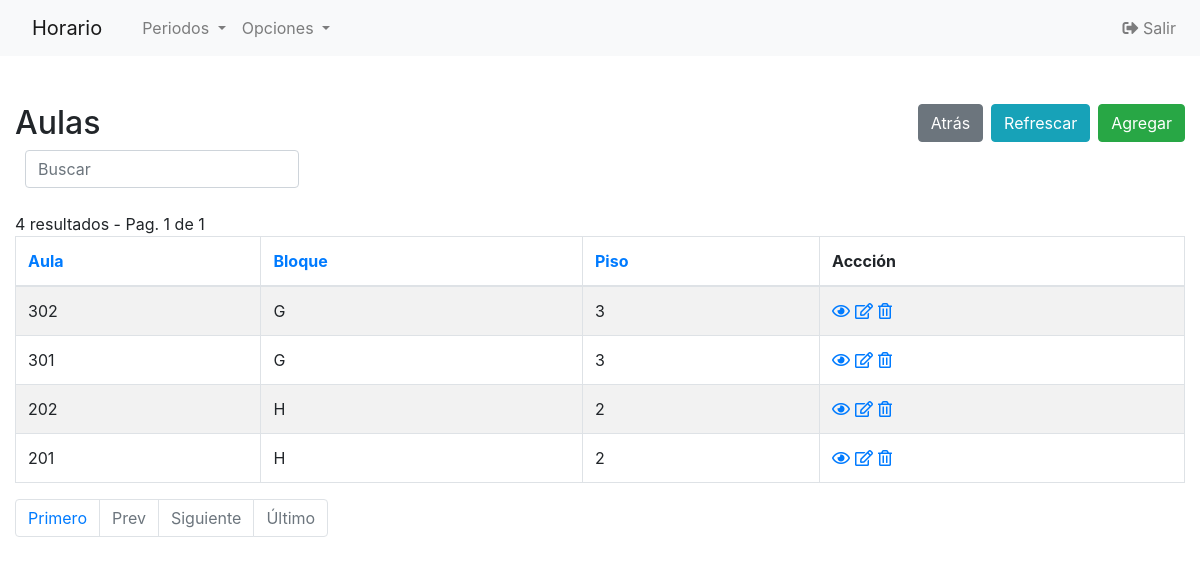
The app's page /Codigo/php/aulas-index.php (signed in) with its own data.
### tables this page shows
CREATE TABLE `aulas` (
  `ID_aula` int(11) NOT NULL,
  `codigo` varchar(4) DEFAULT NULL,
  `bloque` varchar(1) DEFAULT NULL,
  `piso` int(1) DEFAULT NULL
);

### Codigo/php/config.php (called while the page is built, shortened)
<?php
$no_of_records_per_page = 10;
?>

### Codigo/php/aulas-index.php (the view, shortened to what this page needs)
<!DOCTYPE html>
<html lang="en">
<head>
    <link rel="stylesheet" href="https://stackpath.bootstrapcdn.com/bootstrap/4.5.0/css/bootstrap.min.css">
</head>
<?php require_once('navbar.php'); ?>
<body>
    <section class="pt-5">
        <div class="container-fluid">
            <div class="row">
                <div class="col-md-12">
                    <div class="page-header clearfix">
                        <h2 class="float-left">Aulas</h2>
                        <a href="aulas-create.php" class="btn btn-success float-right">Agregar</a>
                        <a href="aulas-index.php" class="btn btn-info float-right mr-2">Refrescar</a>
                        <a href="index1.php" class="btn btn-secondary float-right mr-2">Atrás</a>
                    </div>
                    <div class="form-row">
                        <form action="aulas-index.php" method="get">
                        <div class="col">
                          <input type="text" class="form-control" placeholder="Buscar" name="search">
                        </div>
                    </div>
                    <br>
                    <?php
                    require_once "config.php";
                    $domain   = $_SERVER['HTTP_HOST'];
                    $script   = $_SERVER['SCRIPT_NAME'];
                    $parameters   = $_GET ? $_SERVER['QUERY_STRING'] : "" ;
                    $protocol=($_SERVER['HTTPS'] == "on" ? "https" : "http");
                    $currenturl = $protocol . '://' . $domain. $script . '?' . $parameters;
                    if (isset($_GET['pageno'])) {
                        $pageno = $_GET['pageno'];
                    } else {
                        $pageno = 1;
                    }
                    $offset = ($pageno-1) * $no_of_records_per_page;
                    $total_pages_sql = "SELECT COUNT(*) FROM aulas";
                    $result = mysqli_query($link,$total_pages_sql);
                    $total_rows = mysqli_fetch_array($result)[0];
                    $total_pages = ceil($total_rows / $no_of_records_per_page);
                    $order = 'ID_aula';
                    $sortBy = array('asc', 'desc'); $sort = 'desc';
                    $sql = "SELECT * FROM aulas ORDER BY $order $sort LIMIT $offset, $no_of_records_per_page";
                    $count_pages = "SELECT * FROM aulas";
                    if(!empty($_GET['search'])) {
                        $search = ($_GET['search']);
                        $sql = "SELECT * FROM aulas
                            WHERE CONCAT_WS (codigo,bloque,piso)
                            LIKE '%$search%'
                            ORDER BY $order $sort
                            LIMIT $offset, $no_of_records_per_page";
                        $count_pages = "SELECT * FROM aulas
                            WHERE CONCAT_WS (codigo,bloque,piso)
                            LIKE '%$search%'
                            ORDER BY $order $sort";
                    }
                    else {
                        $search = "";
                    }
                    if($result = mysqli_query($link, $sql)){
                        if(mysqli_num_rows($result) > 0){
                            if ($result_count = mysqli_query($link, $count_pages)) {
                               $total_pages = ceil(mysqli_num_rows($result_count) / $no_of_records_per_page);
                           }
                            $number_of_results = mysqli_num_rows($result_count);
                            echo " " . $number_of_results . " resultados - Pag. " . $pageno . " de " . $total_pages;
                            echo "<table class='table table-bordered table-striped'>";
                                echo "<thead>";
                                    echo "<tr>";
                                        echo "<th><a href=?search=$search&sort=&order=codigo&sort=$sort>Aula</th>";
										echo "<th><a href=?search=$search&sort=&order=bloque&sort=$sort>Bloque</th>";
										echo "<th><a href=?search=$search&sort=&order=piso&sort=$sort>Piso</th>";
                                        echo "<th>Accción</th>";
                                    echo "</tr>";
                                echo "</thead>";
                                echo "<tbody>";
                                while($row = mysqli_fetch_array($result)){
                                    echo "<tr>";
                                    echo "<td>" . htmlspecialchars($row['codigo']) . "</td>";echo "<td>" . htmlspecialchars($row['bloque']) . "</td>";echo "<td>" . htmlspecialchars($row['piso']) . "</td>";
                                        echo "<td>";
                                            echo "<a href='aulas-read.php?ID_aula=". $row['ID_aula'] ."' title='View Record' data-toggle='tooltip'><i class='far fa-eye'></i></a>";
                                            echo "<a href='aulas-update.php?ID_aula=". $row['ID_aula'] ."' title='Update Record' data-toggle='tooltip'><i class='far fa-edit'></i></a>";
                                            echo "<a href='aulas-delete.php?ID_aula=". $row['ID_aula'] ."' title='Delete Record' data-toggle='tooltip'><i class='far fa-trash-alt'></i></a>";
                                        echo "</td>";
                                    echo "</tr>";
                                }
                                echo "</tbody>";
                            echo "</table>";
?>
                                <ul class="pagination" align-right>
                                <?php
                                    $new_url = preg_replace('/&?pageno=[^&]*/', '', $currenturl);
                                 ?>
                                    <li class="page-item"><a class="page-link" href="<?php echo $new_url .'&pageno=1' ?>">Primero</a></li>
                                    <li class="page-item <?php if($pageno <= 1){ echo 'disabled'; } ?>">
                                        <a class="page-link" href="<?php if($pageno <= 1){ echo '#'; } else { echo $new_url ."&pageno=".($pageno - 1); } ?>">Prev</a>
                                    </li>
                                    <li class="page-item <?php if($pageno >= $total_pages){ echo 'disabled'; } ?>">
                                        <a class="page-link" href="<?php if($pageno >= $total_pages){ echo '#'; } else { echo $new_url . "&pageno=".($pageno + 1); } ?>">Siguiente</a>
                                    </li>
                                    <li class="page-item <?php if($pageno >= $total_pages){ echo 'disabled'; } ?>">
                                        <a class="page-item"><a class="page-link" href="<?php echo $new_url .'&pageno=' . $total_pages; ?>">Último</a>
                                    </li>
                                </ul>
<?php
                        } else{
                            echo "<p class='lead'><em>No records were found.</em></p>";
                        }
                    } else{
                        echo "ERROR: Could not able to execute $sql. " . mysqli_error($link);
                    }
                    ?>
                </div>
            </div>
        </div>
    </section>
</body>
</html>

### Codigo/php/aulas-index.php (style rules this page uses)
.page-header h2 { margin-top: 0; }
table tr td:last-child a { margin-right: 5px; }
body { font-size: 14px; }

### records on screen
aulas: codigo "302", bloque "G", piso "3"
aulas: codigo "301", bloque "G", piso "3"
aulas: codigo "202", bloque "H", piso "2"
aulas: codigo "201", bloque "H", piso "2"

### other values on screen
$number_of_results "4"
$pageno "1"
$total_pages "1"
